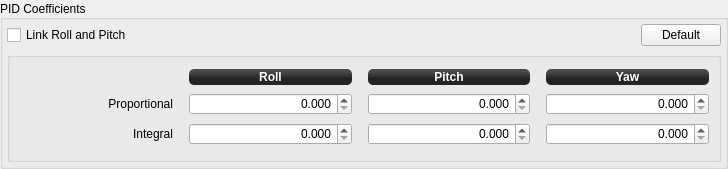
                   <widget class="QGroupBox" name="RateStabilizationGroup_4">
                    <property name="sizePolicy">
                     <sizepolicy hsizetype="Preferred" vsizetype="Fixed">
                      <horstretch>0</horstretch>
                      <verstretch>0</verstretch>
                     </sizepolicy>
                    </property>
                    <property name="minimumSize">
                     <size>
                      <width>0</width>
                      <height>0</height>
                     </size>
                    </property>
                    <property name="maximumSize">
                     <size>
                      <width>16777215</width>
                      <height>16777215</height>
                     </size>
                    </property>
                    <property name="autoFillBackground">
                     <bool>false</bool>
                    </property>
                    <property name="title">
                     <string>PID Coefficients</string>
                    </property>
                    <property name="alignment">
                     <set>Qt::AlignLeading|Qt::AlignLeft|Qt::AlignVCenter</set>
                    </property>
                    <property name="flat">
                     <bool>false</bool>
                    </property>
                    <layout class="QGridLayout" name="gridLayout_17">
                     <property name="leftMargin">
                      <number>4</number>
                     </property>
                     <property name="topMargin">
                      <number>4</number>
                     </property>
                     <property name="rightMargin">
                      <number>4</number>
                     </property>
                     <property name="bottomMargin">
                      <number>4</number>
                     </property>
                     <property name="horizontalSpacing">
                      <number>6</number>
                     </property>
                     <item row="0" column="1">
                      <spacer name="horizontalSpacer_7">
                       <property name="orientation">
                        <enum>Qt::Horizontal</enum>
                       </property>
                       <property name="sizeType">
                        <enum>QSizePolicy::Preferred</enum>
                       </property>
                       <property name="sizeHint" stdset="0">
                        <size>
                         <width>497</width>
                         <height>20</height>
                        </size>
                       </property>
                      </spacer>
                     </item>
                     <item row="1" column="0" colspan="3">
                      <widget class="QGroupBox" name="RateStabilizationGroup_5">
                       <property name="sizePolicy">
                        <sizepolicy hsizetype="Preferred" vsizetype="Fixed">
                         <horstretch>0</horstretch>
                         <verstretch>0</verstretch>
                        </sizepolicy>
                       </property>
                       <property name="minimumSize">
                        <size>
                         <width>0</width>
                         <height>110</height>
                        </size>
                       </property>
                       <property name="autoFillBackground">
                        <bool>false</bool>
                       </property>
                       <property name="styleSheet">
                        <string notr="true"/>
                       </property>
                       <property name="title">
                        <string/>
                       </property>
                       <property name="flat">
                        <bool>false</bool>
                       </property>
                       <layout class="QGridLayout" name="gridLayout_2" columnstretch="0,0,0,0,0,0,0">
                        <property name="leftMargin">
                         <number>0</number>
                        </property>
                        <item row="1" column="5">
                         <spacer name="horizontalSpacer_11">
                          <property name="orientation">
                           <enum>Qt::Horizontal</enum>
                          </property>
                          <property name="sizeType">
                           <enum>QSizePolicy::Fixed</enum>
                          </property>
                          <property name="sizeHint" stdset="0">
                           <size>
                            <width>10</width>
                            <height>10</height>
                           </size>
                          </property>
                         </spacer>
                        </item>
                        <item row="0" column="6">
                         <widget class="QLabel" name="label_29">
                          <property name="sizePolicy">
                           <sizepolicy hsizetype="Preferred" vsizetype="Fixed">
                            <horstretch>0</horstretch>
                            <verstretch>0</verstretch>
                           </sizepolicy>
                          </property>
                          <property name="minimumSize">
                           <size>
                            <width>0</width>
                            <height>16</height>
                           </size>
                          </property>
                          <property name="font">
                           <font>
                            <weight>75</weight>
                            <bold>true</bold>
                           </font>
                          </property>
                          <property name="autoFillBackground">
                           <bool>false</bool>
                          </property>
                          <property name="styleSheet">
                           <string notr="true">background-color: qlineargradient(spread:reflect, x1:0.507, y1:0, x2:0.507, y2:0.772, stop:0.208955 rgba(74, 74, 74, 255), stop:0.78607 rgba(36, 36, 36, 255));
color: rgb(255, 255, 255);
border-radius: 5;</string>
                          </property>
                          <property name="text">
                           <string>Yaw</string>
                          </property>
                          <property name="alignment">
                           <set>Qt::AlignCenter</set>
                          </property>
                         </widget>
                        </item>
                        <item row="1" column="2">
                         <widget class="QDoubleSpinBox" name="AttitudeRollKp">
                          <property name="sizePolicy">
                           <sizepolicy hsizetype="Preferred" vsizetype="Fixed">
                            <horstretch>0</horstretch>
                            <verstretch>0</verstretch>
                           </sizepolicy>
                          </property>
                          <property name="minimumSize">
                           <size>
                            <width>103</width>
                            <height>22</height>
                           </size>
                          </property>
                          <property name="maximumSize">
                           <size>
                            <width>16777215</width>
                            <height>22</height>
                           </size>
                          </property>
                          <property name="focusPolicy">
                           <enum>Qt::StrongFocus</enum>
                          </property>
                          <property name="toolTip">
                           <string/>
                          </property>
                          <property name="styleSheet">
                           <string notr="true"/>
                          </property>
                          <property name="alignment">
                           <set>Qt::AlignRight|Qt::AlignTrailing|Qt::AlignVCenter</set>
                          </property>
                          <property name="decimals">
                           <number>3</number>
                          </property>
                          <property name="singleStep">
                           <double>0.100000000000000</double>
                          </property>
                          <property name="objrelation" stdset="0">
                           <stringlist notr="true">
                            <string>objname:StabilizationSettings</string>
                            <string>fieldname:RollPI</string>
                            <string>element:Kp</string>
                            <string>haslimits:no</string>
                            <string>scale:1</string>
                            <string>buttongroup:5,20</string>
                           </stringlist>
                          </property>
                         </widget>
                        </item>
                        <item row="0" column="4">
                         <widget class="QLabel" name="label_28">
                          <property name="sizePolicy">
                           <sizepolicy hsizetype="Preferred" vsizetype="Fixed">
                            <horstretch>0</horstretch>
                            <verstretch>0</verstretch>
                           </sizepolicy>
                          </property>
                          <property name="minimumSize">
                           <size>
                            <width>0</width>
                            <height>16</height>
                           </size>
                          </property>
                          <property name="font">
                           <font>
                            <weight>75</weight>
                            <bold>true</bold>
                           </font>
                          </property>
                          <property name="autoFillBackground">
                           <bool>false</bool>
                          </property>
                          <property name="styleSheet">
                           <string notr="true">background-color: qlineargradient(spread:reflect, x1:0.507, y1:0, x2:0.507, y2:0.772, stop:0.208955 rgba(74, 74, 74, 255), stop:0.78607 rgba(36, 36, 36, 255));
color: rgb(255, 255, 255);
border-radius: 5;</string>
                          </property>
                          <property name="text">
                           <string>Pitch</string>
                          </property>
                          <property name="alignment">
                           <set>Qt::AlignCenter</set>
                          </property>
                         </widget>
                        </item>
                        <item row="1" column="6">
                         <widget class="QDoubleSpinBox" name="AttitudeYawKp">
                          <property name="sizePolicy">
                           <sizepolicy hsizetype="Preferred" vsizetype="Fixed">
                            <horstretch>0</horstretch>
                            <verstretch>0</verstretch>
                           </sizepolicy>
                          </property>
                          <property name="minimumSize">
                           <size>
                            <width>103</width>
                            <height>22</height>
                           </size>
                          </property>
                          <property name="maximumSize">
                           <size>
                            <width>16777215</width>
                            <height>22</height>
                           </size>
                          </property>
                          <property name="focusPolicy">
                           <enum>Qt::StrongFocus</enum>
                          </property>
                          <property name="toolTip">
                           <string/>
                          </property>
                          <property name="styleSheet">
                           <string notr="true"/>
                          </property>
                          <property name="alignment">
                           <set>Qt::AlignRight|Qt::AlignTrailing|Qt::AlignVCenter</set>
                          </property>
                          <property name="decimals">
                           <number>3</number>
                          </property>
                          <property name="singleStep">
                           <double>0.100000000000000</double>
                          </property>
                          <property name="objrelation" stdset="0">
                           <stringlist notr="true">
                            <string>objname:StabilizationSettings</string>
                            <string>fieldname:YawPI</string>
                            <string>element:Kp</string>
                            <string>haslimits:no</string>
                            <string>scale:1</string>
                            <string>buttongroup:5,20</string>
                           </stringlist>
                          </property>
                         </widget>
                        </item>
                        <item row="1" column="1">
                         <spacer name="horizontalSpacer_9">
                          <property name="orientation">
                           <enum>Qt::Horizontal</enum>
                          </property>
                          <property name="sizeType">
                           <enum>QSizePolicy::Fixed</enum>
                          </property>
                          <property name="sizeHint" stdset="0">
                           <size>
                            <width>10</width>
                            <height>10</height>
                           </size>
                          </property>
                         </spacer>
                        </item>
                        <item row="1" column="0">
                         <widget class="QLabel" name="label_31">
                          <property name="sizePolicy">
                           <sizepolicy hsizetype="Preferred" vsizetype="Fixed">
                            <horstretch>0</horstretch>
                            <verstretch>0</verstretch>
                           </sizepolicy>
                          </property>
                          <property name="minimumSize">
                           <size>
                            <width>69</width>
                            <height>16</height>
                           </size>
                          </property>
                          <property name="styleSheet">
                           <string notr="true"/>
                          </property>
                          <property name="text">
                           <string>Proportional</string>
                          </property>
                          <property name="alignment">
                           <set>Qt::AlignRight|Qt::AlignTrailing|Qt::AlignVCenter</set>
                          </property>
                         </widget>
                        </item>
                        <item row="1" column="4">
                         <widget class="QDoubleSpinBox" name="AttitudePitchKp">
                          <property name="sizePolicy">
                           <sizepolicy hsizetype="Preferred" vsizetype="Fixed">
                            <horstretch>0</horstretch>
                            <verstretch>0</verstretch>
                           </sizepolicy>
                          </property>
                          <property name="minimumSize">
                           <size>
                            <width>103</width>
                            <height>22</height>
                           </size>
                          </property>
                          <property name="maximumSize">
                           <size>
                            <width>16777215</width>
                            <height>22</height>
                           </size>
                          </property>
                          <property name="focusPolicy">
                           <enum>Qt::StrongFocus</enum>
                          </property>
                          <property name="styleSheet">
                           <string notr="true"/>
                          </property>
                          <property name="alignment">
                           <set>Qt::AlignRight|Qt::AlignTrailing|Qt::AlignVCenter</set>
                          </property>
                          <property name="decimals">
                           <number>3</number>
                          </property>
                          <property name="singleStep">
                           <double>0.100000000000000</double>
                          </property>
                          <property name="objrelation" stdset="0">
                           <stringlist notr="true">
                            <string>objname:StabilizationSettings</string>
                            <string>fieldname:PitchPI</string>
                            <string>element:Kp</string>
                            <string>haslimits:no</string>
                            <string>scale:1</string>
                            <string>buttongroup:5,20</string>
                           </stringlist>
                          </property>
                         </widget>
                        </item>
                        <item row="2" column="6">
                         <widget class="QDoubleSpinBox" name="AttitudeYawKi">
                          <property name="sizePolicy">
                           <sizepolicy hsizetype="Preferred" vsizetype="Fixed">
                            <horstretch>0</horstretch>
                            <verstretch>0</verstretch>
                           </sizepolicy>
                          </property>
                          <property name="minimumSize">
                           <size>
                            <width>0</width>
                            <height>22</height>
                           </size>
                          </property>
                          <property name="maximumSize">
                           <size>
                            <width>16777215</width>
                            <height>22</height>
                           </size>
                          </property>
                          <property name="focusPolicy">
                           <enum>Qt::StrongFocus</enum>
                          </property>
                          <property name="toolTip">
                           <string/>
                          </property>
                          <property name="styleSheet">
                           <string notr="true"/>
                          </property>
                          <property name="alignment">
                           <set>Qt::AlignRight|Qt::AlignTrailing|Qt::AlignVCenter</set>
                          </property>
                          <property name="decimals">
                           <number>3</number>
                          </property>
                          <property name="singleStep">
                           <double>0.100000000000000</double>
                          </property>
                          <property name="objrelation" stdset="0">
                           <stringlist notr="true">
                            <string>objname:StabilizationSettings</string>
                            <string>fieldname:YawPI</string>
                            <string>element:Ki</string>
                            <string>haslimits:no</string>
                            <string>scale:1</string>
                            <string>buttongroup:5,20</string>
                           </stringlist>
                          </property>
                         </widget>
                        </item>
                        <item row="0" column="2">
                         <widget class="QLabel" name="label_27">
                          <property name="sizePolicy">
                           <sizepolicy hsizetype="Preferred" vsizetype="Fixed">
                            <horstretch>0</horstretch>
                            <verstretch>0</verstretch>
                           </sizepolicy>
                          </property>
                          <property name="minimumSize">
                           <size>
                            <width>0</width>
                            <height>16</height>
                           </size>
                          </property>
                          <property name="font">
                           <font>
                            <weight>75</weight>
                            <bold>true</bold>
                           </font>
                          </property>
                          <property name="autoFillBackground">
                           <bool>false</bool>
                          </property>
                          <property name="styleSheet">
                           <string notr="true">background-color: qlineargradient(spread:reflect, x1:0.507, y1:0, x2:0.507, y2:0.772, stop:0.208955 rgba(74, 74, 74, 255), stop:0.78607 rgba(36, 36, 36, 255));
color: rgb(255, 255, 255);
border-radius: 5;</string>
                          </property>
                          <property name="text">
                           <string>Roll</string>
                          </property>
                          <property name="alignment">
                           <set>Qt::AlignCenter</set>
                          </property>
                         </widget>
                        </item>
                        <item row="1" column="3">
                         <spacer name="horizontalSpacer_10">
                          <property name="orientation">
                           <enum>Qt::Horizontal</enum>
                          </property>
                          <property name="sizeType">
                           <enum>QSizePolicy::Fixed</enum>
                          </property>
                          <property name="sizeHint" stdset="0">
                           <size>
                            <width>10</width>
                            <height>10</height>
                           </size>
                          </property>
                         </spacer>
                        </item>
                        <item row="2" column="4">
                         <widget class="QDoubleSpinBox" name="AttitudePitchKi">
                          <property name="sizePolicy">
                           <sizepolicy hsizetype="Preferred" vsizetype="Fixed">
                            <horstretch>0</horstretch>
                            <verstretch>0</verstretch>
                           </sizepolicy>
                          </property>
                          <property name="minimumSize">
                           <size>
                            <width>0</width>
                            <height>22</height>
                           </size>
                          </property>
                          <property name="maximumSize">
                           <size>
                            <width>16777215</width>
                            <height>22</height>
                           </size>
                          </property>
                          <property name="focusPolicy">
                           <enum>Qt::StrongFocus</enum>
                          </property>
                          <property name="styleSheet">
                           <string notr="true"/>
                          </property>
                          <property name="alignment">
                           <set>Qt::AlignRight|Qt::AlignTrailing|Qt::AlignVCenter</set>
                          </property>
                          <property name="decimals">
                           <number>3</number>
                          </property>
                          <property name="singleStep">
                           <double>0.100000000000000</double>
                          </property>
                          <property name="objrelation" stdset="0">
                           <stringlist notr="true">
                            <string>objname:StabilizationSettings</string>
                            <string>fieldname:PitchPI</string>
                            <string>element:Ki</string>
                            <string>haslimits:no</string>
                            <string>scale:1</string>
                            <string>buttongroup:5,20</string>
                           </stringlist>
                          </property>
                         </widget>
                        </item>
                        <item row="2" column="2">
                         <widget class="QDoubleSpinBox" name="AttitudeRollKi">
                          <property name="sizePolicy">
                           <sizepolicy hsizetype="Preferred" vsizetype="Fixed">
                            <horstretch>0</horstretch>
                            <verstretch>0</verstretch>
                           </sizepolicy>
                          </property>
                          <property name="minimumSize">
                           <size>
                            <width>0</width>
                            <height>22</height>
                           </size>
                          </property>
                          <property name="maximumSize">
                           <size>
                            <width>16777215</width>
                            <height>22</height>
                           </size>
                          </property>
                          <property name="focusPolicy">
                           <enum>Qt::StrongFocus</enum>
                          </property>
                          <property name="toolTip">
                           <string/>
                          </property>
                          <property name="styleSheet">
                           <string notr="true"/>
                          </property>
                          <property name="alignment">
                           <set>Qt::AlignRight|Qt::AlignTrailing|Qt::AlignVCenter</set>
                          </property>
                          <property name="decimals">
                           <number>3</number>
                          </property>
                          <property name="singleStep">
                           <double>0.100000000000000</double>
                          </property>
                          <property name="objrelation" stdset="0">
                           <stringlist notr="true">
                            <string>objname:StabilizationSettings</string>
                            <string>fieldname:RollPI</string>
                            <string>element:Ki</string>
                            <string>haslimits:no</string>
                            <string>scale:1</string>
                            <string>buttongroup:5,20</string>
                           </stringlist>
                          </property>
                         </widget>
                        </item>
                        <item row="2" column="0">
                         <widget class="QLabel" name="label_32">
                          <property name="sizePolicy">
                           <sizepolicy hsizetype="Preferred" vsizetype="Preferred">
                            <horstretch>0</horstretch>
                            <verstretch>0</verstretch>
                           </sizepolicy>
                          </property>
                          <property name="minimumSize">
                           <size>
                            <width>69</width>
                            <height>0</height>
                           </size>
                          </property>
                          <property name="styleSheet">
                           <string notr="true"/>
                          </property>
                          <property name="text">
                           <string>Integral</string>
                          </property>
                          <property name="alignment">
                           <set>Qt::AlignRight|Qt::AlignTrailing|Qt::AlignVCenter</set>
                          </property>
                         </widget>
                        </item>
                        <item row="0" column="0">
                         <spacer name="horizontalSpacer_8">
                          <property name="orientation">
                           <enum>Qt::Horizontal</enum>
                          </property>
                          <property name="sizeType">
                           <enum>QSizePolicy::Fixed</enum>
                          </property>
                          <property name="sizeHint" stdset="0">
                           <size>
                            <width>150</width>
                            <height>16</height>
                           </size>
                          </property>
                         </spacer>
                        </item>
                       </layout>
                      </widget>
                     </item>
                     <item row="0" column="2">
                      <widget class="QPushButton" name="pushButton_2">
                       <property name="sizePolicy">
                        <sizepolicy hsizetype="Fixed" vsizetype="Fixed">
                         <horstretch>0</horstretch>
                         <verstretch>0</verstretch>
                        </sizepolicy>
                       </property>
                       <property name="minimumSize">
                        <size>
                         <width>0</width>
                         <height>0</height>
                        </size>
                       </property>
                       <property name="maximumSize">
                        <size>
                         <width>16777215</width>
                         <height>16777215</height>
                        </size>
                       </property>
                       <property name="toolTip">
                        <string>Reset all values to GCS defaults</string>
                       </property>
                       <property name="styleSheet">
                        <string notr="true"/>
                       </property>
                       <property name="text">
                        <string>Default</string>
                       </property>
                       <property name="objrelation" stdset="0">
                        <stringlist notr="true">
                         <string>objname:StabilizationSettings</string>
                         <string>button:default</string>
                         <string>buttongroup:5</string>
                        </stringlist>
                       </property>
                      </widget>
                     </item>
                     <item row="0" column="0">
                      <widget class="QCheckBox" name="checkBox_2">
                       <property name="styleSheet">
                        <string notr="true"/>
                       </property>
                       <property name="text">
                        <string>Link Roll and Pitch</string>
                       </property>
                      </widget>
                     </item>
                    </layout>
                   </widget>
